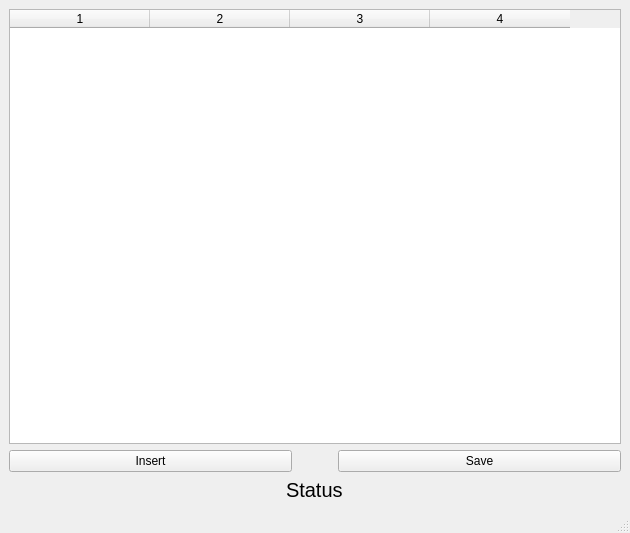
<?xml version="1.0" encoding="UTF-8"?>
<ui version="4.0">
 <class>MainWindow</class>
 <widget class="QMainWindow" name="MainWindow">
  <property name="geometry">
   <rect>
    <x>0</x>
    <y>0</y>
    <width>630</width>
    <height>533</height>
   </rect>
  </property>
  <property name="windowTitle">
   <string>MainWindow</string>
  </property>
  <widget class="QWidget" name="centralwidget">
   <layout class="QHBoxLayout" name="horizontalLayout_2">
    <item>
     <layout class="QVBoxLayout" name="verticalLayout">
      <item>
       <widget class="QTableWidget" name="tableWidget">
        <property name="dragEnabled">
         <bool>false</bool>
        </property>
        <property name="rowCount">
         <number>0</number>
        </property>
        <property name="columnCount">
         <number>4</number>
        </property>
        <attribute name="horizontalHeaderCascadingSectionResizes">
         <bool>true</bool>
        </attribute>
        <attribute name="horizontalHeaderDefaultSectionSize">
         <number>140</number>
        </attribute>
        <column/>
        <column/>
        <column/>
        <column/>
       </widget>
      </item>
      <item>
       <layout class="QHBoxLayout" name="horizontalLayout">
        <item>
         <widget class="QPushButton" name="Insertbtn">
          <property name="text">
           <string>Insert</string>
          </property>
         </widget>
        </item>
        <item>
         <spacer name="horizontalSpacer">
          <property name="orientation">
           <enum>Qt::Horizontal</enum>
          </property>
          <property name="sizeType">
           <enum>QSizePolicy::Preferred</enum>
          </property>
          <property name="sizeHint" stdset="0">
           <size>
            <width>40</width>
            <height>20</height>
           </size>
          </property>
         </spacer>
        </item>
        <item>
         <widget class="QPushButton" name="Savebtn">
          <property name="text">
           <string>Save</string>
          </property>
         </widget>
        </item>
       </layout>
      </item>
      <item alignment="Qt::AlignHCenter|Qt::AlignVCenter">
       <widget class="QLabel" name="State">
        <property name="minimumSize">
         <size>
          <width>20</width>
          <height>20</height>
         </size>
        </property>
        <property name="font">
         <font>
          <family>Microsoft YaHei UI</family>
          <pointsize>15</pointsize>
         </font>
        </property>
        <property name="text">
         <string>Status</string>
        </property>
       </widget>
      </item>
     </layout>
    </item>
   </layout>
  </widget>
  <widget class="QMenuBar" name="menubar">
   <property name="geometry">
    <rect>
     <x>0</x>
     <y>0</y>
     <width>630</width>
     <height>17</height>
    </rect>
   </property>
  </widget>
  <widget class="QStatusBar" name="statusbar"/>
 </widget>
 <resources/>
 <connections/>
</ui>
